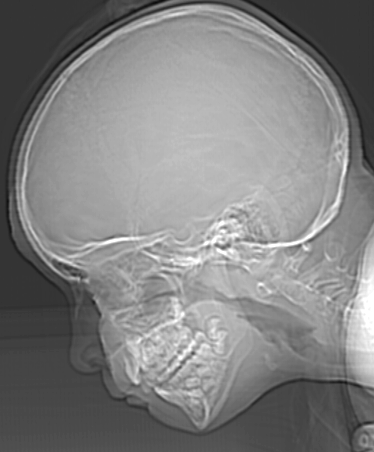
#> input picture Lab01 - Sampling and Quantization/ctskull-256.tif, 374 x 452 px
$ jupyter execute --allow-errors lab01.ipynb
#> lines starting #> are read from the running program, lines starting #| are printed output that depends on the picture; after the words box and inside, x2 and y2 are one past the last pixel; in counts of white or black regions, pixels touching at a corner belong together
**Processamento Digital de Imagens**

Prática de Amostragem e Quantização

Instruções:
Utilize python e a biblioteca OpenCV para abertura das imagens.

1)	Utilizando imagem relogio.tif e faça uma reamostragem de seus pixels para 300, 150 e 72 dpi. Sabe-se que a imagem original possui 1250 dpi. Fazer os cálculos por meio do seu algortimo. Não usar o opencv para a conversão

[cell 1]
# type your code here
# Python code to read image
import cv2
import matplotlib.pyplot as plt
import numpy as np

img = cv2.imread("relogio.tif", cv2.IMREAD_GRAYSCALE)

#> (the rest of this cell did not finish here and is left out)

[cell 2]
import math
import cv2
import matplotlib.pyplot as plt
import numpy as np

img = cv2.imread("relogio.tif", cv2.IMREAD_GRAYSCALE)
#> (the rest of this cell did not finish here and is left out)

[cell 3]
import math
import cv2
import matplotlib.pyplot as plt
import numpy as np

img = cv2.imread("relogio.tif", cv2.IMREAD_GRAYSCALE)

# plt.imshow(img, cmap='gray', vmin=0, vmax=255);

#> (the rest of this cell did not finish here and is left out)

2)	Utilizando a imagem ctskull-256.tif, refaça a quantização de seus pixels utilizando de 7 a 1 bit(s) por pixel.  Fazer os cálculos por meio do seu algortimo. Não usar o opencv para a conversão

[cell 4]
import cv2
import matplotlib.pyplot as plt
import numpy as np

img = cv2.imread("ctskull-256.tif", cv2.IMREAD_GRAYSCALE)
#> img is the input picture: shape (452, 374); min 12, max 255, mean 129.4

plt.imshow(img, cmap='gray', vmin=0, vmax=255);

[cell 5]
import cv2
import matplotlib.pyplot as plt
import numpy as np

img = cv2.imread("ctskull-256.tif", cv2.IMREAD_GRAYSCALE)

imagem = np.matrix(img);

# número de bits desejado
bits = 1;

# intensidade possível com bits desejados
valor_maximo = (2 ** bits) - 1;
print(str(bits) + ' bits podem representar ' + str(valor_maximo + 1) + ' intensidades');
print('valores de intensidade: 0 a', valor_maximo);

# divido pixels da imagem pelo fator para obter os novos valores de pixel para imagem
fator = int(255.0 / valor_maximo);
print('fator:', fator);
print('divido cada pixel da imagem pelo fator ' + str(fator) + ' para obter os novos valores de pixel da imagem');

imagem_quantizada = np.round(imagem / fator);
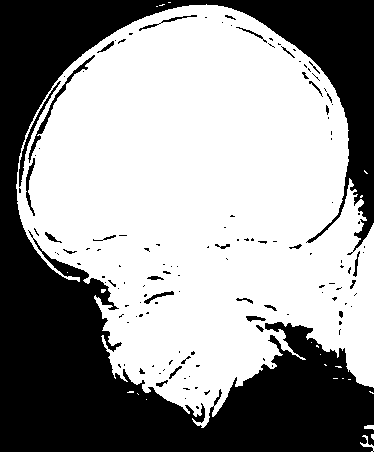
#> imagem_quantizada: shape (452, 374) float64; values 0 (black) and 1 (white), 59.7% white; 134 black regions (103 under 20 px), largest, box (x1, y1, x2, y2) and area: (0, 0, 374, 452) 65430, (28, 55, 95, 163) 449, (19, 81, 61, 187) 349
plt.imshow(imagem_quantizada, cmap='gray');

[cell 6]
import cv2
import matplotlib.pyplot as plt
import numpy as np

img = cv2.imread("ctskull-256.tif", cv2.IMREAD_GRAYSCALE)

imagem = np.matrix(img);

# número de bits desejado
bits = [8, 7, 6, 5, 4, 3, 2, 1];

for i in range(len(bits)):
    # intensidade possível com bits desejados
    valor_maximo = (2 ** bits[i]) - 1;
    print(str(bits[i]) + ' bits podem representar ' + str(valor_maximo + 1) + ' intensidades');
    print('valores de intensidade: 0 a', valor_maximo);

    # divido pixels da imagem pelo fator para obter os novos valores de pixel para imagem
    fator = int(255.0 / valor_maximo);
    print('fator:', fator);
    print('divido cada pixel da imagem pelo fator ' + str(fator) + ' para obter os novos valores de pixel da imagem');

    imagem_quantizada = np.round(imagem / fator);
    plt.subplot(1, 8, i + 1);
    plt.title(valor_maximo + 1);
    plt.imshow(imagem_quantizada, cmap='gray');
#> this loop made 8 passes
#> pass 2, `imagem_quantizada = np.round(imagem / fator);`:
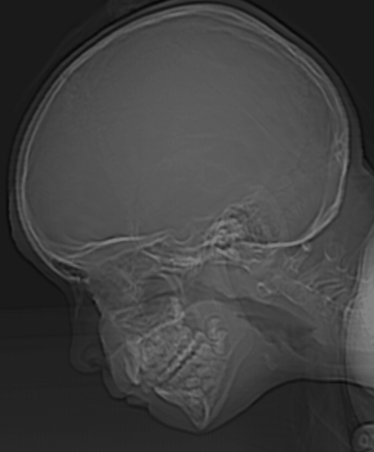
#> imagem_quantizada: shape (452, 374) float64; min 6, max 128, mean 64.7
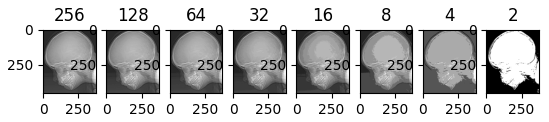
#> figure drawn by matplotlib, 8 panels

$ run again, with Lab00 - Introducing python libraries/foz.jpg saved as Lab01 - Sampling and Quantization/ctskull-256.tif
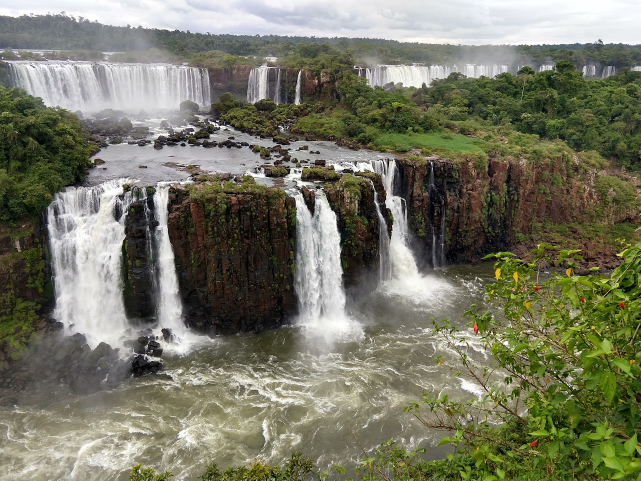
#> input picture Lab00 - Introducing python libraries/foz.jpg, 1281 x 961 px (shown at 1/2 size)
#> `imagem_quantizada = np.round(imagem / fator);`:
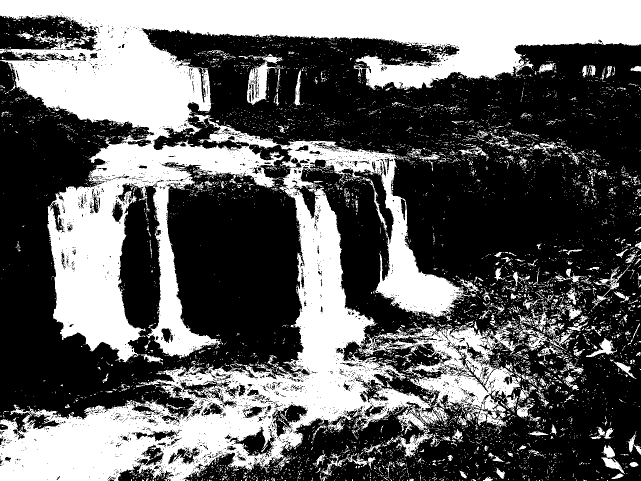
#> imagem_quantizada: shape (961, 1281) float64 (shown at 1/2 size); values 0 (black) and 1 (white), 38.7% white; 6554 white regions (6188 under 20 px), largest, box (x1, y1, x2, y2) and area: (0, 0, 1281, 961) 401885, (724, 648, 1044, 851) 21895, (494, 108, 568, 210) 2646
#> the loop `for i in range(len(bits)):` made 8 passes
#> pass 2, `imagem_quantizada = np.round(imagem / fator);`:
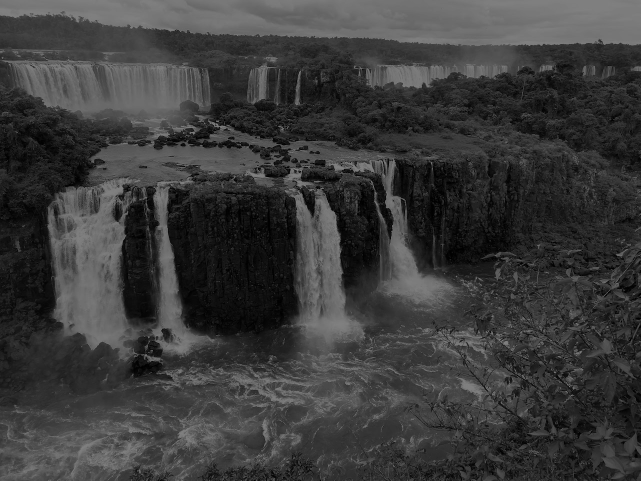
#> imagem_quantizada: shape (961, 1281) float64 (shown at 1/2 size); min 0, max 128, mean 58.6
